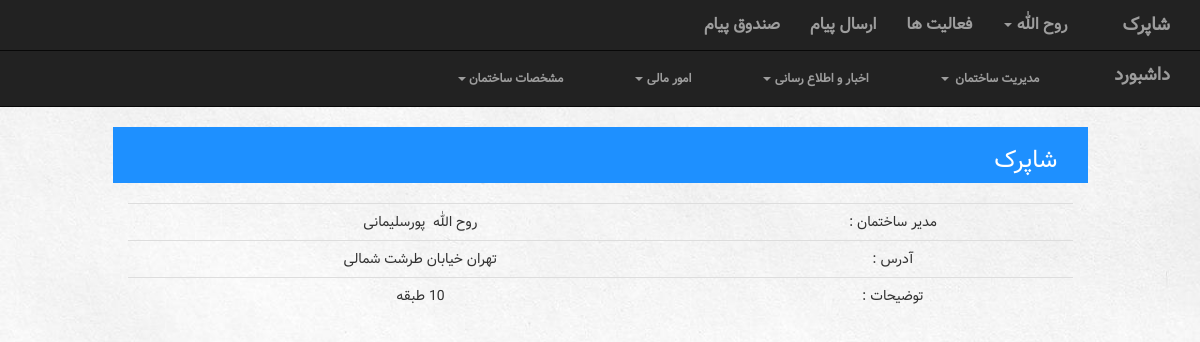
The app's page /building/1/info/ (signed in), older data.
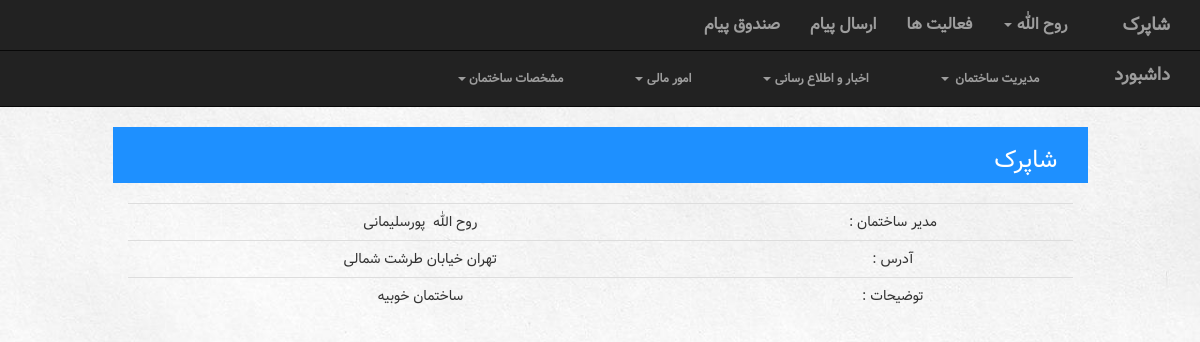
The same page, newer data.
### building/models.py (models this page shows, shortened)
class Building(models.Model):
    manager = models.ForeignKey(Account, on_delete=models.CASCADE)
    name = models.CharField(max_length=100)
    Address = models.CharField(max_length=300)
    info = models.TextField()

### manageUser/models.py (models this page shows, shortened)
class Account(models.Model):
    user = models.OneToOneField(User, on_delete=models.CASCADE)
    type = models.IntegerField(default=UserType.MANAGER)

### building/views.py (the view)
# urls.py: url(r'^(?P<building_id>[0-9]+)/info/$', views.info, name="info"),
def info(request, building_id):
    return render(request, 'building/info.html', {'building': Building.objects.get(pk=building_id),
                                                  'accountType': Account.objects.get(user=request.user).type})

### building/templates/building/info.html (shortened to what this page needs)
{% extends 'building/UserNavBar.html' %}
{% block navbar %}{% if accountType == 1 %} {% include 'building/managerNavBar.html' %} {% else %} {% include 'building/neighborNavBar.html' %}  {% endif %}{% endblock %}
{% block body %}
    <div class="col-sm-12">
        <div class="listContainer col-sm-10 col-lg-offset-1">
            <div class="listTitle pull-right col-sm-12">
                <h3> {{ building.name }} </h3>
            </div>
        </div>
        <div class="col-sm-10 col-lg-offset-1">
            <br>
            <table class="table table-hover">
                <tbody>
                    <tr>
                        <td>مدیر ساختمان :</td>
                        <td>{{ building.manager.user.first_name }} &nbsp;{{ building.manager.user.last_name }}</td>
                    </tr>
                    <tr>
                        <td>آدرس :</td>
                        <td>{{ building.Address }}</td>
                    </tr><tr>
                        <td>  توضیحات :</td>
                        <td>{{ building.info }}</td>
                    </tr>
                </tbody>
            </table>
        </div>
    </div>
{% endblock %}

### building/templates/building/UserNavBar.html (shortened to what this page needs)
<!DOCTYPE html>
<html lang="en">
<head>
    <link rel="stylesheet" href="https://maxcdn.bootstrapcdn.com/bootstrap/3.3.7/css/bootstrap.min.css">
</head>
{% load staticfiles %}
<link rel="stylesheet" href="{% static 'building/BuildingNavBarStyle.css' %}">
<link rel="stylesheet" href="{% static 'building/BuildingListStyle.css' %}">
<link rel="stylesheet" href="{% static 'building/ModalStyle.css' %}">
<link rel="stylesheet" href="{% static 'building/TableStyle.css' %}">
<link rel="stylesheet" href="{% static 'building/dashboardStyle.css' %}">
<link rel="stylesheet" href="{% static 'building/pollFormStyle.css' %}">
<link rel="stylesheet" href="{% static 'building/chart.css' %}">
<body>
<nav class="navbar navbar-inverse navbar-fixed-top" style="position: fixed">
      <div class="container-fluid" >
            <div class="navbar-header pull-right">
              <a class="navbar-brand active" href="{% url 'building:building' %}">{% if building %} {{ building.name}} {% else %} لیست ساختمان ها {% endif %} </a>
            </div>
            <div class="collapse navbar-collapse" id="topNavBar">
                  <ul class="nav navbar-nav pull-right">
                      <li><a href="{% url 'building:inbox' %}">صندوق پیام</a></li>
                      <li><a href="{% url 'building:sendmessage' %}">ارسال پیام</a></li>
                      <li><a href="{% url 'building:activities' %}">فعالیت ها <span class="sr-only">(current)</span></a></li>
                      <li class="dropdown">
                          <a href="#" class="dropdown-toggle" data-toggle="dropdown" role="button" aria-haspopup="true" aria-expanded="false">{{ request.user.first_name }} <span class="caret"></span></a>
                      </li>
                  </ul>
            </div>
      </div>
</nav>
<div style="height: 30px">
</div>
{% block navbar %}
{% endblock %}
{% block body %}
{% endblock %}
</body>
</html>

Row changes from the older to the newer data that the page shows:
changed Building "شاپرک": info "10 طبقه" → "ساختمان خوبیه"
